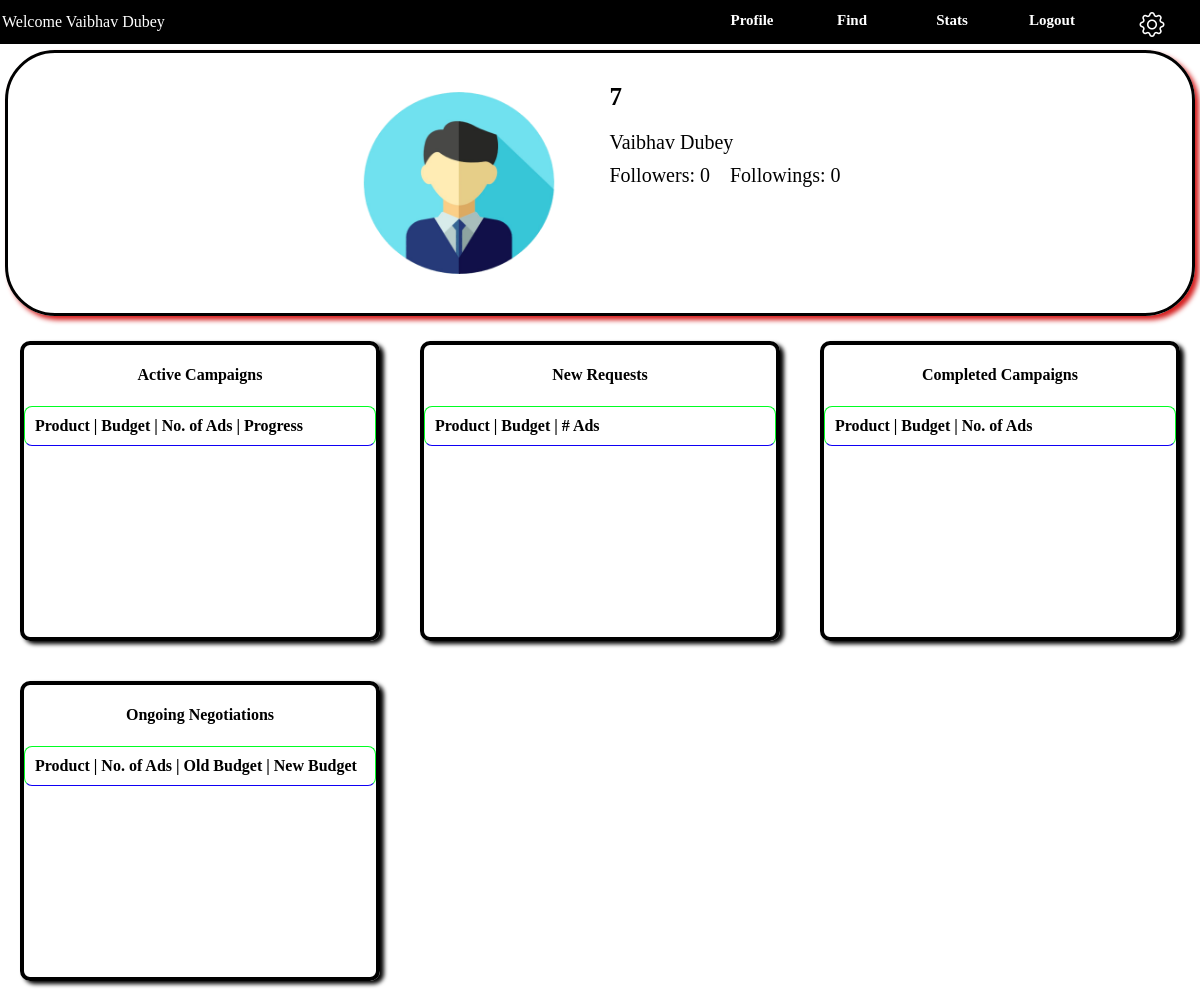
The app's page /Influencer/7 (signed in) with its own data.
### application/Models.py (models this page shows)
class User(db.Model):
    __tablename__ = 'User'
    id = db.Column(db.Integer, primary_key=True)
    fullname = db.Column(db.String(200), nullable=True)
    username = db.Column(db.String(200), unique=True, nullable=False)
    email = db.Column(db.String(200), unique=True, nullable=False)
    password = db.Column(db.String(100), nullable=False)
    bio = db.Column(db.Text, nullable=True)
    category = db.Column(db.String(100), nullable=True)
    niche = db.Column(db.String(100), nullable=True)
    followers=db.Column(db.Integer, default=0)
    following=db.Column(db.Integer, default=0)
    visibility=db.Column(db.String, default='Private')
    flag=db.Column(db.Boolean, default=False)
    flagCount=db.Column(db.Integer, default=0)
    products = db.relationship('UserProduct', backref='user')

### application/UserController.py (the view, shortened to what this page needs)
@app.route('/Influencer/<username>', methods=['GET', 'POST'])
def dashboard(username):
    if 'userID' in session:
        userID = session['userID']
        user = User.query.get(userID)
        if user and username:
            usrprd=UserProduct.query.filter_by(userID=userID).all()
            prdID=[a.productID for a in usrprd]
            products=Product.query.filter(Product.id.in_(prdID)).all()
            Status={up.productID: up.status for up in usrprd}
            progress={up.productID: up.progress for up in usrprd}
            budget={up.productID: up.budget for up in usrprd}
            return render_template('influpg.html', username=username,fullname=user.fullname,user=user,products=products,Status=Status,progress=progress, budget=budget)
    return redirect(url_for('main'))

### templates/influpg.html (shortened to what this page needs)
<!DOCTYPE html>
<html lang="en">
<head>
    <link rel="stylesheet" href="https://cdnjs.cloudflare.com/ajax/libs/bootstrap-icons/1.9.1/font/bootstrap-icons.min.css">
</head>
<body>
    <div class="header">
        <p class="p">Welcome {{user.fullname}} </p>
        <div class="container">
            <div class="col">
                <a href="{{url_for('dashboard', username=user.username)}}">Profile</a>
            </div>
            <div class="col">
                <a href="{{url_for('findInflu')}}">Find</a>
            </div>
            <div class="col">
                <a href="{{url_for('InfluStats', username=user.username)}}">Stats</a>
            </div>
            <div class="col">
                <a href="{{ url_for('logout') }}">Logout</a>
            </div>
            <div class="col">
                <a href="{{url_for('settingInflu',username=user.username)}}"><i class="bi bi-gear gear-icon"></i></a>
            </div>
        </div>
    </div>
    <div class="top-container">
        <div class="pfp">
            <img src="/static/pfp.png" width="100px" height="100px">
        </div>
        <div class="info">
            <div class="usr">
                {{username}}
            </div>
            <div class="name">
                {{fullname}}
            </div>
            <div class="reach">
                <div id="followers">
                    Followers: {{user.followers}}
                </div>
                <div id="following">Followings: {{user.following}} </div>
            </div>
        </div>
    </div>
    <div class="main">
        <div class="request">
            <h4>Active Campaigns</h4>
            <div class="rect">
                <div class="iname"><b>Product | Budget | No. of Ads | Progress</b></div>
            </div>
        </div>
        <div class="request">
            <h4>New Requests</h4>
            <div class="rect">
                <div class="iname"><b>Product | Budget | # Ads</b></div>
            </div>
        </div>
        <div class="request">
            <h4>Completed Campaigns</h4>
            <div class="rect">
                <div class="iname"><b>Product | Budget | No. of Ads</b></div>
            </div>
        </div>
        <div class="request">
            <h4>Ongoing Negotiations</h4>
            <div class="rect">
                <div class="iname"><b>Product | No. of Ads | Old Budget | New Budget</b></div>
            </div>
        </div>
    </div>
</body>
</html>

### templates/influpg.html (style rules this page uses)
body { margin: 0; padding: 0; height: 100%; width: 100%; }
.header { display: flex; justify-content: space-between; align-items: center; width: 100%; background-color: black; padding: 2px; color: white; border-bottom: 1px solid white; }
.p { text-align: center; font-family: Verdana; font-size: 16px; margin: 0; padding: 0; }
.container { display: flex; justify-content: flex-end; }
.col { display: flex; justify-content: center; padding-top: 10px; height: 30px; background-color: rgb(0, 0, 0); width: 100px; font-size: 15px; color: white; font-family: Verdana; font-weight: bolder; }
.top-container { display: flex; justify-content: center; height: 100%; padding: 30px; margin: 5px; border: 3px solid rgb(0, 0, 0); border-radius: 50px; box-shadow: 4px 4px 5px rgb(213, 31, 31); }
.pfp { overflow: hidden; width: 200px; height: 200px; border-radius: 50% ; }
.top-container img { width: 100%; height: 100%; }
.info { height: 100%; padding-left: 50px; font-size: 20px; font-family: Verdana; color: rgb(0, 0, 0); }
.usr { font-size: 25px; font-weight: 600; padding-bottom: 20px; }
.reach { display: flex; padding-top: 10px; gap: 20px; color: rgb(0, 0, 0); }
a { text-decoration: none; color: inherit; }
a:link, a:visited { color: inherit; }
.main { display: flex; justify-content: flex-start; align-items: flex-start; flex-wrap: wrap; }
.request { display: block; margin: 20px; width: 30%; height: 300px; border: 4px solid rgb(0, 0, 0); border-radius: 10px; box-shadow: 4px 3px 4px black; box-sizing: border-box; }
.request h4 { display: flex; justify-content: center; font-family: Verdana; }
.rect { display: flex; flex-wrap: wrap; border: 1px solid rgb(0, 255, 34); padding: 10px; border-radius: 8px; border-bottom: 1px solid rgb(16, 0, 245); }
.iname { flex: 1; }
.col .bi { display: flex; }
.bi { font-size: 25px; transition: transform 0.4s; }

### records on screen
User: fullname "Vaibhav Dubey", followers "0", following "0"

### other values on screen
{{ username }} "7"
